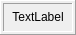
<?xml version="1.0" encoding="UTF-8"?>
<ui version="4.0">
 <class>StatusBarEntry</class>
 <widget class="QFrame" name="StatusBarEntry">
  <property name="geometry">
   <rect>
    <x>0</x>
    <y>0</y>
    <width>76</width>
    <height>35</height>
   </rect>
  </property>
  <property name="frameShape">
   <enum>QFrame::Panel</enum>
  </property>
  <property name="frameShadow">
   <enum>QFrame::Raised</enum>
  </property>
  <layout class="QGridLayout" name="gridLayout">
   <property name="sizeConstraint">
    <enum>QLayout::SetMinAndMaxSize</enum>
   </property>
   <property name="horizontalSpacing">
    <number>0</number>
   </property>
   <property name="margin">
    <number>2</number>
   </property>
   <item row="0" column="0">
    <widget class="QLabel" name="label">
     <property name="frameShape">
      <enum>QFrame::Panel</enum>
     </property>
     <property name="frameShadow">
      <enum>QFrame::Sunken</enum>
     </property>
     <property name="text">
      <string>TextLabel</string>
     </property>
     <property name="textFormat">
      <enum>Qt::RichText</enum>
     </property>
     <property name="scaledContents">
      <bool>true</bool>
     </property>
     <property name="alignment">
      <set>Qt::AlignCenter</set>
     </property>
     <property name="indent">
      <number>0</number>
     </property>
    </widget>
   </item>
  </layout>
 </widget>
 <resources/>
 <connections/>
</ui>
